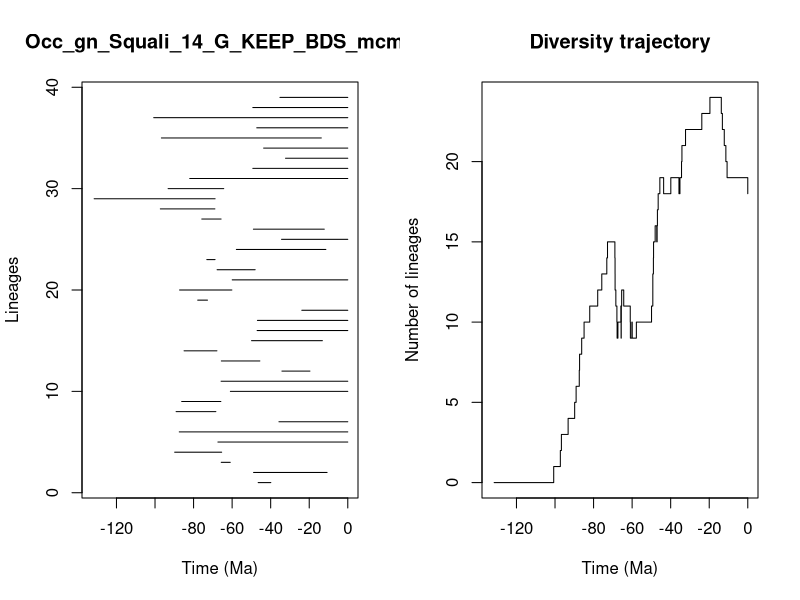

This chart was generated by the following R code:


pdf(file='../Results/Genus/5_MA_bins_EXT_EP/pyrate_mcmc_logs/Occ_gn_Squali_14_G_KEEP_BDS_mcmc_LTT.pdf',width=0.6*20, height=0.6*10)
title = "Occ_gn_Squali_14_G_KEEP_BDS_mcmc"
ts=c(46.485329161334896, 48.87642057828829,65.64551623443904,89.80570180945539,67.36958934972543,87.42071634033674,35.7053805233687,89.05683542290618,86.16691674219012,60.903864437715455,65.72596846320829,34.15921283343015,65.59782847917269,84.92312039352117,49.927157421515105,47.02471438578826,46.87829673924986,23.848428025548177,77.85365520949054,87.25563505583412,59.949695592469254,67.79117552631722,73.13664699080768,57.80028556639647,34.3663740230842,48.95737359237945,75.73837113451155,97.23890253429835,131.57684209979718,93.20212839731305,81.99034207641057,49.262523072476675,32.291412501410804,43.65239087101733,96.6887002990973,47.22150333955131,100.67942979367552,49.264085295242026,35.18927880783523)
te=c(39.930757012278164, 10.732967186718072,60.97283240513305,65.42519117720693,0.0,0.0,0.0,68.44277478332715,65.84747157549104,0.0,0.0,19.64182284594065,45.618787407669714,67.89317470254618,13.178382362536212,0.0,0.0,0.0,72.77023490274901,60.134687173664055,0.0,48.050383452523036,68.85257554291158,11.367801119773805,0.0,12.196911033821294,65.72930653463229,68.94117024495402,68.83611085224135,64.35359498618158,0.0,0.0,0.0,0.0,13.736158459839137,0.0,0.0,0.0,0.0)
div_traj=c(0, 1,2,3,4,5,6,7,8,9,10,11,12,13,14,15,14,13,12,11,10,9,10,11,10,9,10,11,12,11,10,9,10,9,10,11,12,13,14,15,16,15,16,17,18,19,18,19,18,19,20,21,22,23,24,23,22,21,20,19,18)
time_events=c(131.57684209979718, 100.67942979367552,97.23890253429835,96.6887002990973,93.20212839731305,89.80570180945539,89.05683542290618,87.42071634033674,87.25563505583412,86.16691674219012,84.92312039352117,81.99034207641057,77.85365520949054,75.73837113451155,73.13664699080768,72.77023490274901,68.94117024495402,68.85257554291158,68.83611085224135,68.44277478332715,67.89317470254618,67.79117552631722,67.36958934972543,65.84747157549104,65.72930653463229,65.72596846320829,65.64551623443904,65.59782847917269,65.42519117720693,64.35359498618158,60.97283240513305,60.903864437715455,60.134687173664055,59.949695592469254,57.80028556639647,49.927157421515105,49.264085295242026,49.262523072476675,48.95737359237945,48.87642057828829,48.050383452523036,47.22150333955131,47.02471438578826,46.87829673924986,46.485329161334896,45.618787407669714,43.65239087101733,39.930757012278164,35.7053805233687,35.18927880783523,34.3663740230842,34.15921283343015,32.291412501410804,23.848428025548177,19.64182284594065,13.736158459839137,13.178382362536212,12.196911033821294,11.367801119773805,10.732967186718072,0.0)
                par(mfrow=c(1,2))
                L = length(ts)
                plot(ts, 1:L , xlim=c(-max(ts)-1,0), pch=20, type="n", main=title,xlab="Time (Ma)",ylab="Lineages")
                for (i in 1:L){segments(x0=-te[i],y0=i,x1=-ts[i],y1=i)}    
                t = -time_events
                plot(div_traj ~ t,type="s", main = "Diversity trajectory",xlab="Time (Ma)",ylab="Number of lineages",xlim=c(-max(ts)-1,0))
                abline(v=c(65,200,251,367,445),lty=2,col="gray")
                
